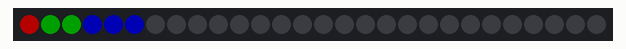
Bench run of a sketch on a simulated Arduino Uno, built with avr-gcc and run on an emulated ATmega328P. Shown: 28 RGB LEDs in strip order, left to right. Dim RGB values are drawn brighter than linear.

Above: at 0.1 s.
At 5.1 s:
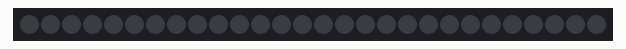
At 6.1 s:
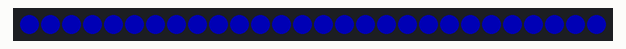
At 9.1 s:
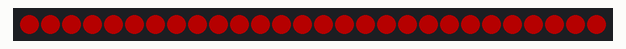
At 12.1 s:
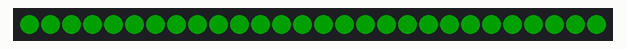

Measured:
- by itself, everything shown: repeats every 9.0 s, in 3 steps
- what the display in image 1 shows lasts 1.0 s, from 5.0 s to 6.0 s
- what the display in image 2 shows lasts 3.0 s, from 6.0 s to 9.0 s

The sketch:

rgb_calib.ino
```cpp
#include "FastLED.h"                                          // FastLED library.

// Fixed definitions cannot change on the fly.
#define LED_DT 0                                              // Data pin to connect to the strip.
#define LED_CK 1                                              // Clock pin for WS2801 or APA102.
#define COLOR_ORDER BGR                                       // It's GRB for WS2812 and BGR for APA102.
#define LED_TYPE APA102                                       // Using APA102, WS2812, WS2801. Don't forget to change LEDS.addLeds.
#define NUM_LEDS 28                                           // Number of LED's.

// Global variables can be changed on the fly.
uint8_t max_bright = 64;                                     // Overall brightness definition. It can be changed on the fly.
CRGB leds[NUM_LEDS];

CRGB targetColor;

void setup() {
  LEDS.addLeds<LED_TYPE, LED_DT, LED_CK, COLOR_ORDER>(leds, NUM_LEDS); // Set up APA102 leds

  FastLED.setBrightness(max_bright);
  FastLED.setMaxPowerInVoltsAndMilliamps(5, 500);                      // FastLED Power management set in Volts and miliAmps.

  calib();
}

void loop() {
  ChangeMe();
  fill_solid(leds, NUM_LEDS, targetColor);
  FastLED.show();
}

void calib() {
  fill_solid(leds    , 1, CRGB::Red);
  fill_solid(leds + 1, 2, CRGB::Green);
  fill_solid(leds + 3, 3, CRGB::Blue);
  FastLED.show();
  delay(5000);
}

void ChangeMe() {

  uint8_t secondHand = (millis() / 1000) % 9;                // Increase this if you want a longer demo.
  static uint8_t lastSecond = 99;                            // Static variable, means it's only defined once. This is our 'debounce' variable.
  if( lastSecond != secondHand) {
    lastSecond = secondHand;
    switch (secondHand) {
      case 0: targetColor = CRGB::Red; break;
      case 3: targetColor = CRGB::Green; break;
      case 6: targetColor = CRGB::Blue; break;
    }
  }

}
```
